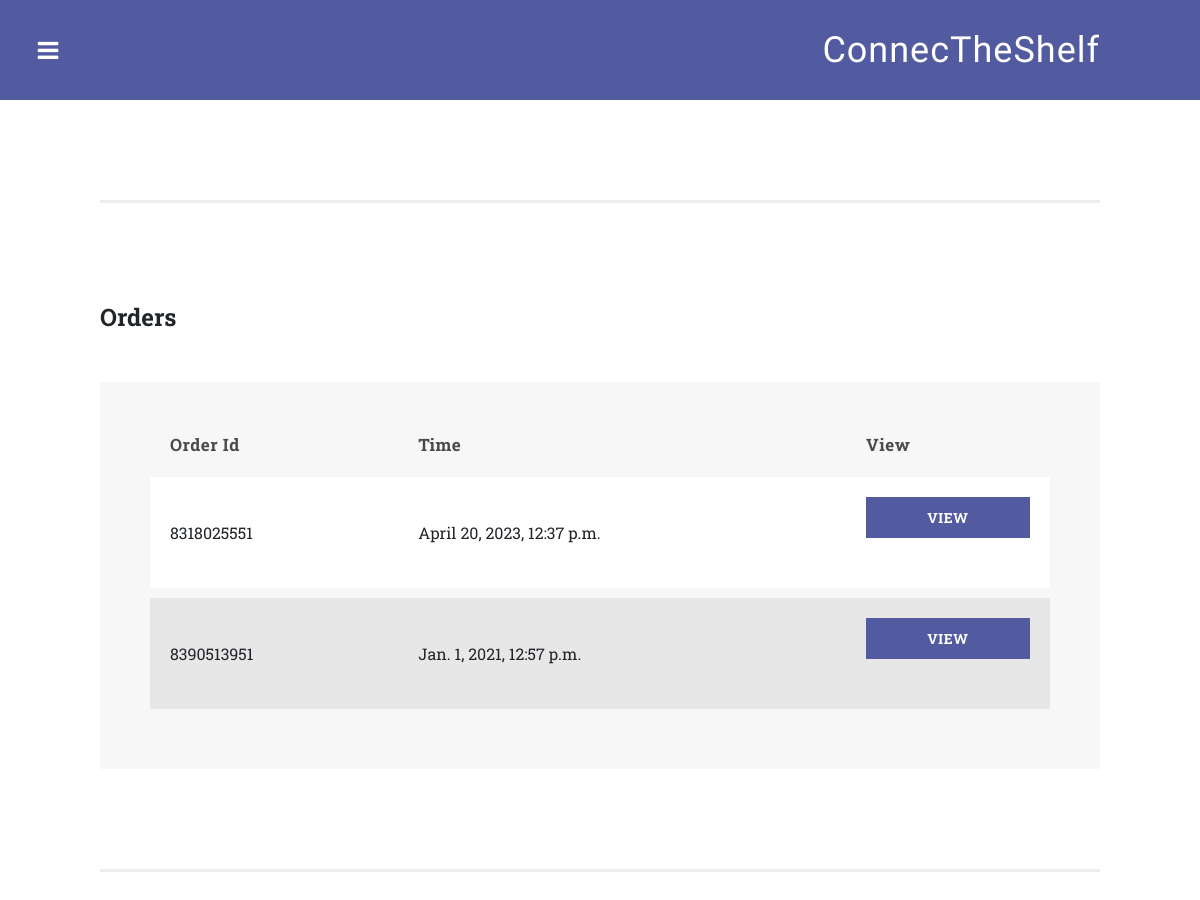
The page /distributor/vieworders (signed in) on the database its author committed.
### distributor/models.py (models this page shows, shortened)
class orderreader(models.Model):
    orderId=models.CharField(max_length=60)
    distributor=models.ForeignKey(Distributor,on_delete=models.CASCADE)
    reader=models.ForeignKey(Reader,on_delete=models.CASCADE)
    tme=models.DateTimeField()
    status=models.CharField(max_length=15)
    deliveryaddress=models.TextField()

### distributor/views.py (the view, shortened to what this page needs)
# urls.py: path('vieworders',views.vieworders,name='distributor_view_orders'),
def vieworders(request):
    if(request.method=='GET'):
        if('distributor' in request.session):
            dist=Distributor.objects.filter(username=request.session['distributor']).first()
            order=orderreader.objects.filter(distributor=dist).all()
            params={'actions':actions,'type':'distributor','order':order}
            return render(request,'distributor/vieworder.html',params)

### templates/distributor/vieworder.html
{% extends 'base.html' %} {% block body %}
<section class="tables">
    <div class="container-fluid">
        <div class="row">
            <div class="col-md-12">
                <div class="section-heading">
                    <h2>Orders</h2>
                </div>
                <div class="default-table">
                    <table>
                        <thead>
                            <tr>
                                <th>Order Id</th>
                                <th>Time</th>
                                <th>View</th>
                            </tr>
                        </thead>
                        <tbody>
                            {% for ord in order reversed %}
                            <tr>
                                <td>{{ord.orderId}}</td>
                                <td>{{ord.tme}}</td>
                                <td>
                                    <div class="filled-rectangle-button">
                                        <a href="/distributor/vieworders/{{ord.orderId}}">View</a>
                                    </div>
                                </td>
                            </tr>
                            {% endfor %}
                        </tbody>
                    </table>
                </div>
            </div>
        </div>
    </div>
</section>
{% endblock %}

### static/assets/css/templatemo-style.css (style rules this page uses)
body { font-family: 'Roboto Slab', sans-serif; }
section { border-bottom: 3px solid #eee; padding-bottom: 100px; }
section.tables { margin-top: 80px; border-top: 3px solid #eee!important; padding-top: 100px; }
section.tables .container-fluid { padding-left: 0px; padding-right: 0px; }
.default-table { -webkit-overflow-scrolling: touch; overflow-x: auto; background-color: #f7f7f7; padding: 50px; }
table { width: 100%; }
table tbody tr { border-left: 0; border-right: 0; border-bottom: 10px solid #f7f7f7; }
table td { padding: 20px; }
table th { padding: 0px 20px 20px 20px; font-size: 17px; font-weight: 700; letter-spacing: 0.5px; text-align: left; text-transform: capitalize; }
table tbody tr { background-color: #e7e7e7; }
table tbody tr:nth-child(2n+1) { background-color: #fff; }
table th { color: #4a4a4a; }
.filled-rectangle-button { margin-bottom: 30px; }
.filled-rectangle-button a { font-size: 14px; font-weight: 700; text-transform: uppercase; display: inline-block; padding: 8px; width: 100%; text-align: center; letter-spacing: 0.5px; color: #fff; border: 2px solid #535ba0; transition: all 0.5s; background-color: rgba(83, 91, 160, 1); }
.section-heading h2 { margin-top: 0px; font-size: 24px; font-weight: 700; margin-bottom: 50px; }

### rows shown on the page
orderreader: orderId "8318025551", tme "April 20, 2023, 12:37 p.m."
orderreader: orderId "8390513951", tme "Jan. 1, 2021, 12:57 p.m."
